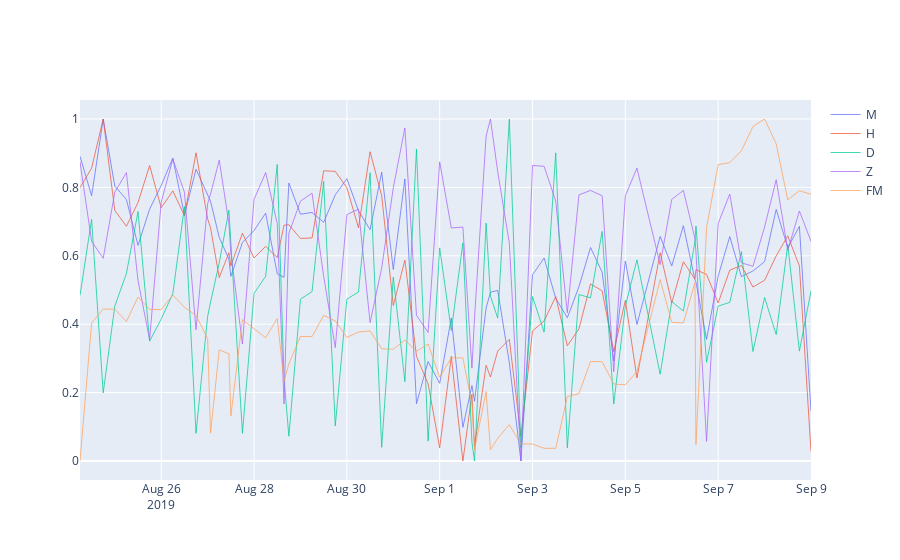

Notebook code cell kept with this figure:
### Code cell
start = "http://geomag.usgs.gov/ws/data/?id="
typed = "&type=quasi-definitive&starttime="
end = "Z&endtime="
Z = "Z"

p, dp='AL062001', 'AL052019'

cols=['dates', 'time', 'DOY', 'H', 'D','Z','M']
to_drop = ['dates', 'time']

stations = ['BSL', 'FRN', 'SJG']
stat = 'SJG'

stillRunning = True

while(stillRunning):
    display()
    msg="Input Hurricane ID: "
    userSelection = (input(msg))
    userSelection = userSelection.upper()
    if userSelection[:2]=="AL" and userSelection[3:].isdigit() and len(userSelection)==8:
            storm_id = hurdat2.loc[hurdat2['storm_id']==userSelection]
            first, last = storm_id.date[~storm_id.date.isna()].values[[0]], storm_id.date[~storm_id.date.isna()].values[[-1]]
            first1, last1 = str(first[0])[:19], str(last[0])[:19]
            
            url = start + stat + typed + first1 + end + last1 + Z
            csv = urlopen(url)
            df = pd.read_csv(csv, sep=',', on_bad_lines='skip')
            df.to_csv('usgs' + stat + last1 + '.csv', index=False)
            df = pd.read_fwf('usgs' + stat + last1 + '.csv', skiprows=18)
            df.columns = cols
            df['date'] = df['dates'] + ' ' + df.time.str[:8]

            df.drop(to_drop, axis=1, inplace=True)
            check = len(df.M.unique())
            if check == 1:
                result = uaf_df(first1, last1)
                result.to_csv('geomag2.txt', sep=',', header=None, index=False)
                df9 = process_2(process())
            else:
                df8 = df[(df.M < 99999.0)]
                df9 = df8.drop_duplicates()
                df9.date = df9.date.astype('datetime64')
                storm_id.date = storm_id.date.astype('datetime64')
            df2 = pd.merge(storm_id, df9, on='date')
            df2.reset_index(drop=True, inplace=True)

            k = list((pairwise(list(zip(df2.lat, df2.long)))))
            sk = [0]
            for i in k:
                sk.append(get_distance(i))
            df2['dist'] = sk
            #forward motion
            df2['FM'] = df2.dist/6
            # Initialise the objects using StandardScaler() 
            sc_m = preproc.minmax_scale(df2["M"])
            sc_y = preproc.minmax_scale(df2["FM"])
            sc_h = preproc.minmax_scale(df2["H"])
            sc_d = preproc.minmax_scale(df2["D"])
            sc_z = preproc.minmax_scale(df2["Z"])
            fig = go.Figure()

            # Add traces
            fig.add_trace(go.Scatter(x=df2["date"], y=sc_m,
                                mode='lines',
                                name='M',
                                line=dict(width=0.75)))
            fig.add_trace(go.Scatter(x=df2["date"], y=sc_h,
                                mode='lines',
                                name='H',
                                line=dict(width=0.75)))
            fig.add_trace(go.Scatter(x=df2["date"], y=sc_d,
                                name='D',
                                line=dict(width=0.75)))
            fig.add_trace(go.Scatter(x=df2["date"], y=sc_z,
                                mode='lines',
                                name='Z',
                                line=dict(width=0.75)))
            fig.add_trace(go.Scatter(x=df2["date"], y=sc_y,
                                mode='lines',
                                name='FM',
                                line=dict(width=0.75)))

            fig.show()
    elif userSelection == 'EXIT':
        print("Bye Bye")
        stillRunning = False      
    else:
        print("It appears this database has no record for: " + userSelection + '\nAre you sure you have the correct input value?')
